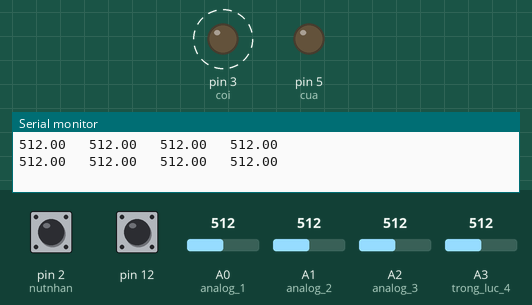
Recording of a sketch running on a simulated Arduino Uno, built with avr-gcc and run on an emulated ATmega328P. On the bench: output pins drawn as LEDs (lit = HIGH), the last lines printed to the serial monitor. Dashed ring = blinking. The test bench sets the inputs (shaded band); at power-on: pin 2 (nutnhan) HIGH, pin 12 HIGH, A0 (analog_1) = 512, A1 (analog_2) = 512, A2 (analog_3) = 512, A3 (trong_luc_4) = 512.

Above: at 1.9 s.
2.0 s: pin 2 (nutnhan) pulled LOW for 3.2 s
At 7.2 s:
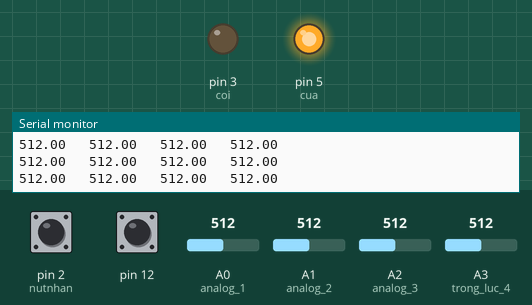
9.0 s: pin 12 pulled LOW for 1 s
At 10.4 s:
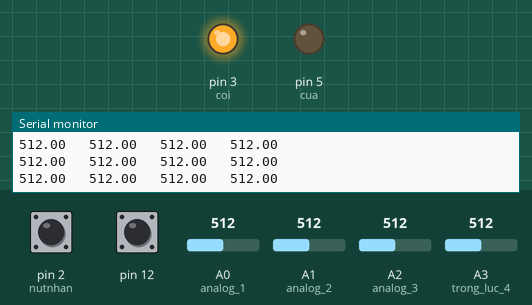
13.1 s: pin 12 pulled LOW for 3.2 s
At 23.4 s:
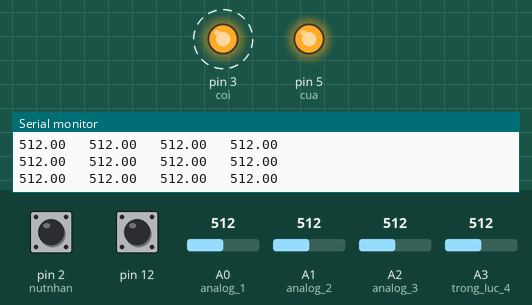
Timing chart, 0 to 23.9 s (numbered marks = the images above; inputs shaded):
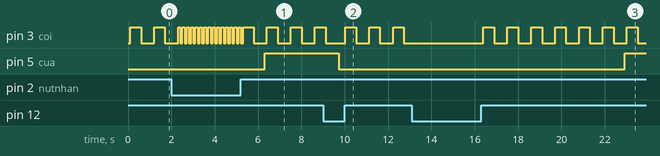

The sketch:

BO_QUEN_TRE.ino
```cpp
#define analog_1 A0      // Định nghĩa chân analog A0 để đọc cảm biến trọng lực thứ nhất
#define analog_2 A1      // Định nghĩa chân analog A1 để đọc cảm biến trọng lực thứ hai
#define analog_3 A2      // Định nghĩa chân analog A2 để đọc cảm biến trọng lực thứ ba
#define trong_luc_4 A3      // Định nghĩa chân analog A3 để đọc cảm biến trọng lực thứ tư
int gioihan = 300;          // Giá trị giới hạn cho phép cho cảm biến, nếu vượt quá sẽ kích hoạt cảnh báo
#define coi 3               // Định nghĩa chân số 3 cho còi báo động
#define cua 5               // Định nghĩa chân số 5 để điều khiển cửa (mở/đóng)
long time;                  // Biến lưu trữ thời gian, dùng để kiểm tra thời gian chờ
#define nutnhan 2           // Định nghĩa chân số 2 là nút nhấn
int thoigian = 6000;        // Đặt khoảng thời gian chờ 6000ms (6 giây) để kiểm tra trạng thái cửa

void setup() {
  Serial.begin(9600);                   // Khởi tạo giao tiếp Serial với tốc độ 9600 baud
  //analogReference(EXTERNAL);            // Thiết lập tham chiếu điện áp cho chân analog từ chân AREF
  pinMode(12, INPUT_PULLUP);            // Thiết lập chân 12 là đầu vào với điện trở kéo lên (khi không nhấn là HIGH)
  pinMode(nutnhan, INPUT_PULLUP);       // Thiết lập chân nút nhấn là đầu vào với điện trở kéo lên
  pinMode(coi, OUTPUT);                 // Thiết lập chân còi là đầu ra để điều khiển báo động
  pinMode(cua, OUTPUT);                 // Thiết lập chân cửa là đầu ra để điều khiển cửa
}

void loop() {
  // Đọc giá trị analog từ cảm biến trọng lực thứ tư và gán vào biến val4
  float val4 = analogRead(trong_luc_4);
  float val1 = analogRead(analog_1);
  float val2 = analogRead(analog_2);
  float val3 = analogRead(analog_3);
  // In giá trị của cảm biến trọng lực thứ tư lên Serial để kiểm tra
  Serial.print(val4);
  Serial.print("   ");
  Serial.print(val3);
  Serial.print("   ");
  Serial.print(val2);
  Serial.print("   ");
  Serial.print(val1);
  Serial.println("   ");
  delay(100);                           // Dừng chương trình trong 100ms để tránh việc đọc quá nhanh

  // Đảo trạng thái của chân số 4 dựa trên trạng thái hiện tại của chân số 12
  digitalWrite(4, !digitalRead(12));

  // Kiểm tra xem chân số 12 có đang ở trạng thái HIGH hay không
  if (digitalRead(12) == 1) {
    // Nếu chân nút nhấn đang được nhấn (ở trạng thái LOW) và chân số 12 đang HIGH
    while (digitalRead(nutnhan) == 0 && digitalRead(12) == 1) {
        // Phát ra âm báo bằng cách bật tắt còi liên tục
        digitalWrite(coi, HIGH);
        delay(100);
        digitalWrite(coi, LOW);
        delay(100);
      }

    // Nếu giá trị cảm biến vượt quá giá trị giới hạn cho phép
    if ( val4 < 1023 || val1 < 1023 || val2 < 1023 || val3 < 1023){
      // Bật còi cảnh báo trong 500ms
      digitalWrite(coi, HIGH);
      delay(500);
      // Tắt còi cảnh báo trong 500ms
      digitalWrite(coi, LOW);
      delay(500);

      // Nếu thời gian hiện tại đã vượt quá thời gian chờ được đặt trước (thoigian)
      if (millis() - time >= thoigian) {
        // Mở cửa bằng cách đặt chân cửa ở trạng thái HIGH
        digitalWrite(cua, HIGH);
      }
      else {
        // Đóng cửa nếu thời gian chưa vượt qua thời gian chờ
        digitalWrite(cua, LOW);
      }
    }
    else {
      // Cập nhật lại thời gian để đếm ngược thời gian chờ
      time = millis();
      // Đảm bảo cửa ở trạng thái đóng nếu cảm biến chưa vượt ngưỡng giới hạn
      digitalWrite(cua, LOW);
    }
  }
  else {
    // Nếu chân số 12 ở trạng thái LOW, đảm bảo cửa đóng và còi tắt
    digitalWrite(cua, LOW);
    digitalWrite(coi, LOW);
    // Cập nhật lại thời gian để bắt đầu đếm ngược từ đầu
    time = millis();
  }
}
```

Measured:
- after the input at 2.0 s, pin 5 (cua): LOW → HIGH after 4.3 s instead of 4.6 s
- after the input at 9.0 s, pin 5 (cua): HIGH → LOW after 0.72 s
- after the input at 13.1 s, pin 5 (cua): LOW → HIGH after 9.8 s instead of 3.4 s
